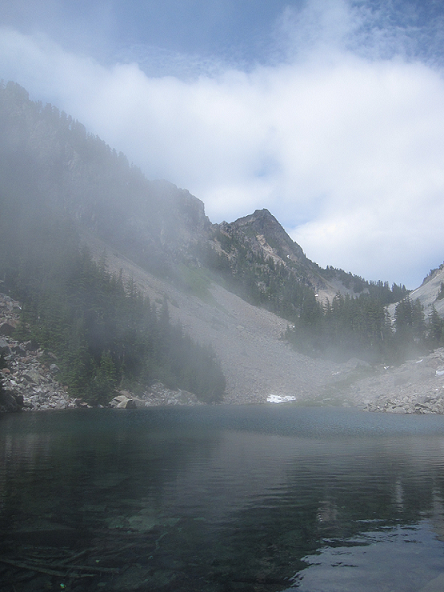
#> input picture Asgn2/test_images/MelakwaLake1.png, 444 x 592 px
$ python image_stitching_skeleton.py
#> lines starting #> are read from the running program, lines starting #| are printed output that depends on the picture
#
# CSCI3290 Computational Imaging and Vision *
# --- Declaration --- *
# I declare that the assignment here submitted is original except for source
# material explicitly acknowledged. I also acknowledge that I am aware of
# University policy and regulations on honesty in academic work, and of the
# disciplinary guidelines and procedures applicable to breaches of such policy
# and regulations, as contained in the website
# http://www.cuhk.edu.hk/policy/academichonesty/ *
# Assignment 2
# Name : Lee Tsz Yan
# Student ID : 1155110177
# Email Addr : 1155110177@link.cuhk.edu.hk
#

import cv2
import numpy as np
import argparse


def extract_and_match_feature(img_1, img_2, ratio_test=0.7):
    """
    1/  extract SIFT feature from image 1 and image 2,
    2/  use a bruteforce search to find pairs of matched features:
        for each feature point in img_1, find its best matched feature point in img_2
    3/ apply ratio test to select the set of robust matched points

    :param img_1: input image 1
    :param img_2: input image 2
    :param ratio_test: ratio for the robustness test
    :return list_pairs_matched_keypoints: a list of pairs of matched points: [[[p1x,p1y],[p2x,p2y]]]
    """
    list_pairs_matched_keypoints = []

    # to be completed ....
    sift = cv2.xfeatures2d.SIFT_create()
    kp1, des1 = sift.detectAndCompute(img_1, None)
    kp2, des2 = sift.detectAndCompute(img_2, None)

    bf = cv2.BFMatcher()
    good = []
    matches = bf.knnMatch(des1, des2, k = 2)
    for m, n in matches:
        if m.distance < ratio_test * n.distance:
            good.append(m)

    # reference to opencv doc
    src = np.float32([ kp1[m.queryIdx].pt for m in good ]).reshape(-1,1,2)
    dst = np.float32([ kp2[m.trainIdx].pt for m in good ]).reshape(-1,1,2)
    list_pairs_matched_keypoints = np.array([[i, j] for i, j in zip(src, dst)])

    return list_pairs_matched_keypoints


def find_homography_ransac(list_pairs_matched_keypoints,
                           threshold_ratio_inliers=0.85,
                           threshold_reprojection_error=3,
                           max_num_trial=1000):
    """
    Apply RANSAC algorithm to find a homography transformation matrix that align 2 sets of feature points,
    transform the second set of feature point to the first (e.g. warp image 2 to image 1)

    :param list_pairs_matched_keypoints: a list of pairs of matched points: [[[p1x,p1y],[p2x,p2y]],...]
    :param threshold_ratio_inliers: threshold on the ratio of inliers over the total number of samples,
                                    accept the estimated homography if ratio is higher than the threshold
    :param threshold_reprojection_error: threshold of reprojection error (measured as euclidean distance, in pixels)
                                            to determine whether a sample is inlier or outlier
    :param max_num_trial: the maximum number of trials to take sample and do testing to find the best homography matrix
    :return best_H: the best found homography matrix
    """
    best_H = None

    # to be completed ...

    src, des = zip(*list_pairs_matched_keypoints)
    src = np.float32(src).reshape(-1, 1, 2)
    des = np.float32(des).reshape(-1, 1, 2)
    M, mask = cv2.findHomography(src, des, cv2.RANSAC, ransacReprojThreshold=threshold_reprojection_error, maxIters=max_num_trial, mask=threshold_ratio_inliers)
    best_H = M

    return best_H


def warp_blend_image(img_1, H, img_2):
    """
    1/  warp image img_2 using the homography H to align it with image img_1
        (using inverse warping and bilinear resampling)
    2/  stitch image img_2 to image img_1 and apply average blending to blend the 2 images into a single panorama image

    :param img_1:  the original first image
    :param H: estimated homography
    :param img_2:the original second image
    :return img_panorama: resulting panorama image
    """
    img_panorama = None

    # to be completed ...
    h, w, d = img_2.shape
    h *= 2
    w *= 2
    size = (w, h)
    H = np.linalg.inv(H)
    #np.resize(img_1, size)
    new_img2 = cv2.warpPerspective(img_2, H, size)

    img_panorama = np.zeros([h, w, 3])
    # refernce to Zhansijing
    for i in range(h):
        for j in range(w):
            if i <img_1.shape[0] and j < img_1.shape[1]:
                if new_img2[i, j].any():
                    img_panorama[i, j] = np.clip(0.5 * img_1[i, j] + 0.5 * new_img2[i, j], 0, 255)
                else:
                    img_panorama[i, j] = img_1[i, j]
            else:
                img_panorama[i, j] = new_img2[i, j]


    return img_panorama


def stitch_images(img_1, img_2):
    """
    :param img_1: input image 1 is the reference image. We will not warp this image
    :param img_2: We warp this image to align and stich it to the image 1
    :return img_panorama: the resulting stiched image
    """
    print('==================================================================================')
    print('===== stitch two images to generate one panorama image =====')
    print('==================================================================================')

    # ===== extract and match features from image 1 and image 2
    list_pairs_matched_keypoints = extract_and_match_feature(img_1=img_1, img_2=img_2, ratio_test=0.7)

    # ===== use RANSAC algorithm to find homography to warp image 2 to align it to image 1
    H = find_homography_ransac(list_pairs_matched_keypoints, threshold_ratio_inliers=0.85,
                               threshold_reprojection_error=3, max_num_trial=1000)

    # ===== warp image 2, blend it with image 1 using average blending to produce the resulting panorama image
    img_panorama = warp_blend_image(img_1=img_1, H=H, img_2=img_2)

    return img_panorama


if __name__ == "__main__":
    print('==================================================================================')
    print('CSCI3290, Spring 2020, Assignment 2: image stitching')
    print('==================================================================================')

    parser = argparse.ArgumentParser(description='Image Stitching')
    parser.add_argument('--im1', type=str, default='test_images/MelakwaLake1.png',
                        help='path of the first input image')
    parser.add_argument('--im2', type=str, default='test_images/MelakwaLake2.png',
                        help='path of the second input image')
    parser.add_argument('--output', type=str, default='MelakwaLake.png',
                        help='the path of the output image')
    args = parser.parse_args()

    # ===== read 2 input images
    img_1 = cv2.imread(args.im1)
#> img_1 is the input picture: shape (592, 444, 3); mean B, G, R 149.8, 137.5, 126.5
    img_2 = cv2.imread(args.im2)
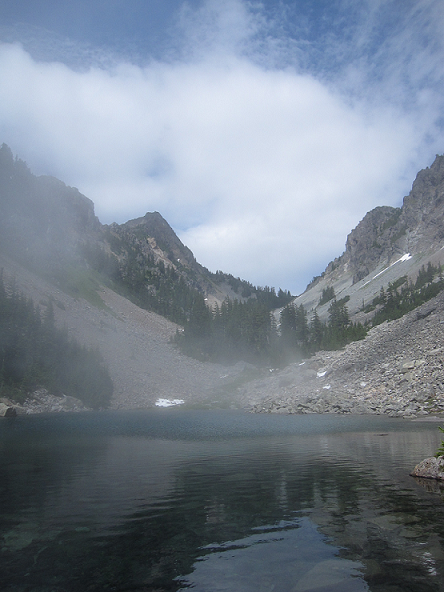
#> input picture Asgn2/test_images/MelakwaLake2.png, 444 x 592 px
#> img_2 is the input picture: shape (592, 444, 3); mean B, G, R 144.1, 131.2, 120.3

    # ===== create a panorama image
    img_panorama = stitch_images(img_1=img_1, img_2=img_2)
#> in extract_and_match_feature, `kp1, des1 = sift.detectAndCompute(img_1, None)`: kp1 = 184 keypoints; strongest (x, y, size): (274, 399, 7.3), (62, 585, 2.2), (263, 221, 17.7), (255, 257, 58.2)
#> in extract_and_match_feature, `kp2, des2 = sift.detectAndCompute(img_2, None)`: kp2 = 293 keypoints; strongest (x, y, size): (406, 257, 4.9), (374, 409, 2), (402, 259, 2.8), (440, 362, 2)
#> in extract_and_match_feature, `matches = bf.knnMatch(des1, des2, k = 2)`: matches = 184 matches
#> after the loop in extract_and_match_feature, `for m, n in matches:`: good = 40 matches
#> in extract_and_match_feature, `src = np.float32([ kp1[m.queryIdx].pt for m in good ]).reshape(-1,1,2)`: src = 40 rows, first 8: [135.2, 398.2], [147.1, 403.3], [169.1, 401.2], [192.4, 208.9], [224.6, 223.5], [226, 202.5], [255, 257], [263, 221]
#> in extract_and_match_feature, `dst = np.float32([ kp2[m.trainIdx].pt for m in good ]).reshape(-1,1,2)`: dst = 40 rows, first 8: [15.74, 405.6], [29.08, 410.8], [52.96, 407.8], [82.46, 208.5], [114.6, 224.3], [117.3, 200.2], [149.4, 266.1], [154.5, 227.5]
#> in find_homography_ransac, `src, des = zip(*list_pairs_matched_keypoints)`: src = 40 items, first 6: [[135.2, 398.2]], [[147.1, 403.3]], [[169.1, 401.2]], [[192.4, 208.9]], [[224.6, 223.5]], [[226, 202.5]]; des = 40 items, first 6: [[15.74, 405.6]], [[29.08, 410.8]], [[52.96, 407.8]], [[82.46, 208.5]], [[114.6, 224.3]], [[117.3, 200.2]]
#> in find_homography_ransac, `src = np.float32(src).reshape(-1, 1, 2)`: src = 40 rows, first 8: [135.2, 398.2], [147.1, 403.3], [169.1, 401.2], [192.4, 208.9], [224.6, 223.5], [226, 202.5], [255, 257], [263, 221]
#> in find_homography_ransac, `des = np.float32(des).reshape(-1, 1, 2)`: des has the same summary as dst in extract_and_match_feature
#> in find_homography_ransac, `M, mask = cv2.findHomography(src, des, cv2.RANSAC, ransacReprojThresho..`: M = [[1.17, -0.0161, -134.6], [0.129, 1.12, -33.81], [0.000378, 1.45e-05, 1]]; mask = 40 values, max 1 at index 0, min 0 at index 5, mean 0.85
#> in find_homography_ransac, `best_H = M`: best_H has the same summary as M
#> in stitch_images, `H = find_homography_ransac(list_pairs_matched_keypoints, threshold_rat..`: H has the same summary as M in find_homography_ransac
#> in warp_blend_image, `H = np.linalg.inv(H)`: H = [[0.816, 0.0103, 110.2], [-0.104, 0.894, 16.23], [-0.000307, -1.68e-05, 0.958]]
#> in warp_blend_image, `new_img2 = cv2.warpPerspective(img_2, H, size)`:
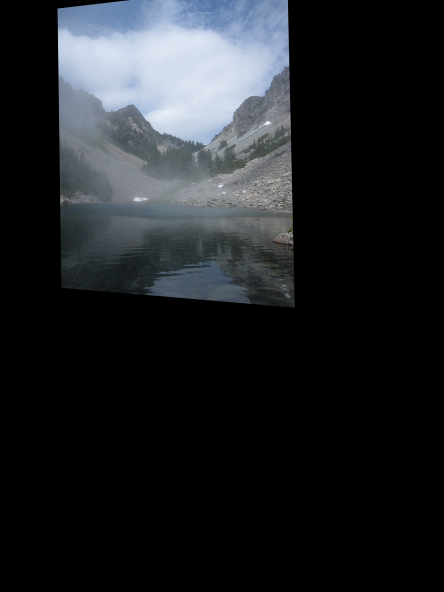
#> new_img2: shape (1184, 888, 3) (shown at 1/2 size); mean B, G, R 37.5, 34.3, 31.6
#> after the loop in warp_blend_image, `for i in range(h):`:
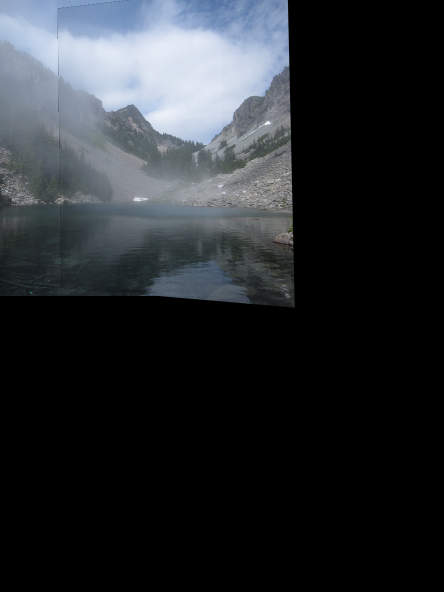
#> img_panorama: shape (1184, 888, 3) float64 (shown at 1/2 size); mean B, G, R 47, 43.1, 39.7

    # ===== save panorama image
    cv2.imwrite(filename=args.output, img=img_panorama.clip(0.0, 255.0).astype(np.uint8))
